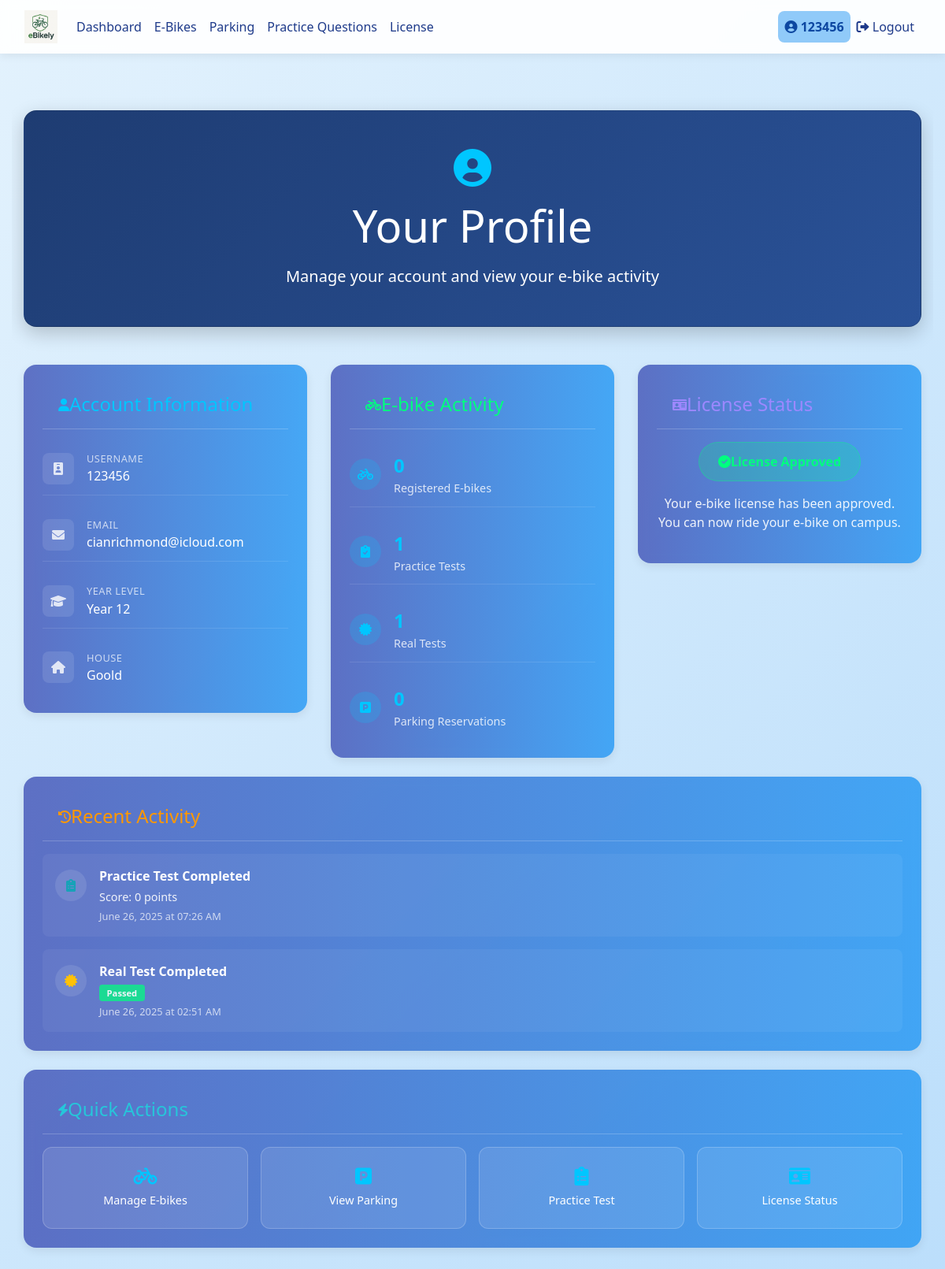
The page /profile (signed in) on the database as committed earlier.
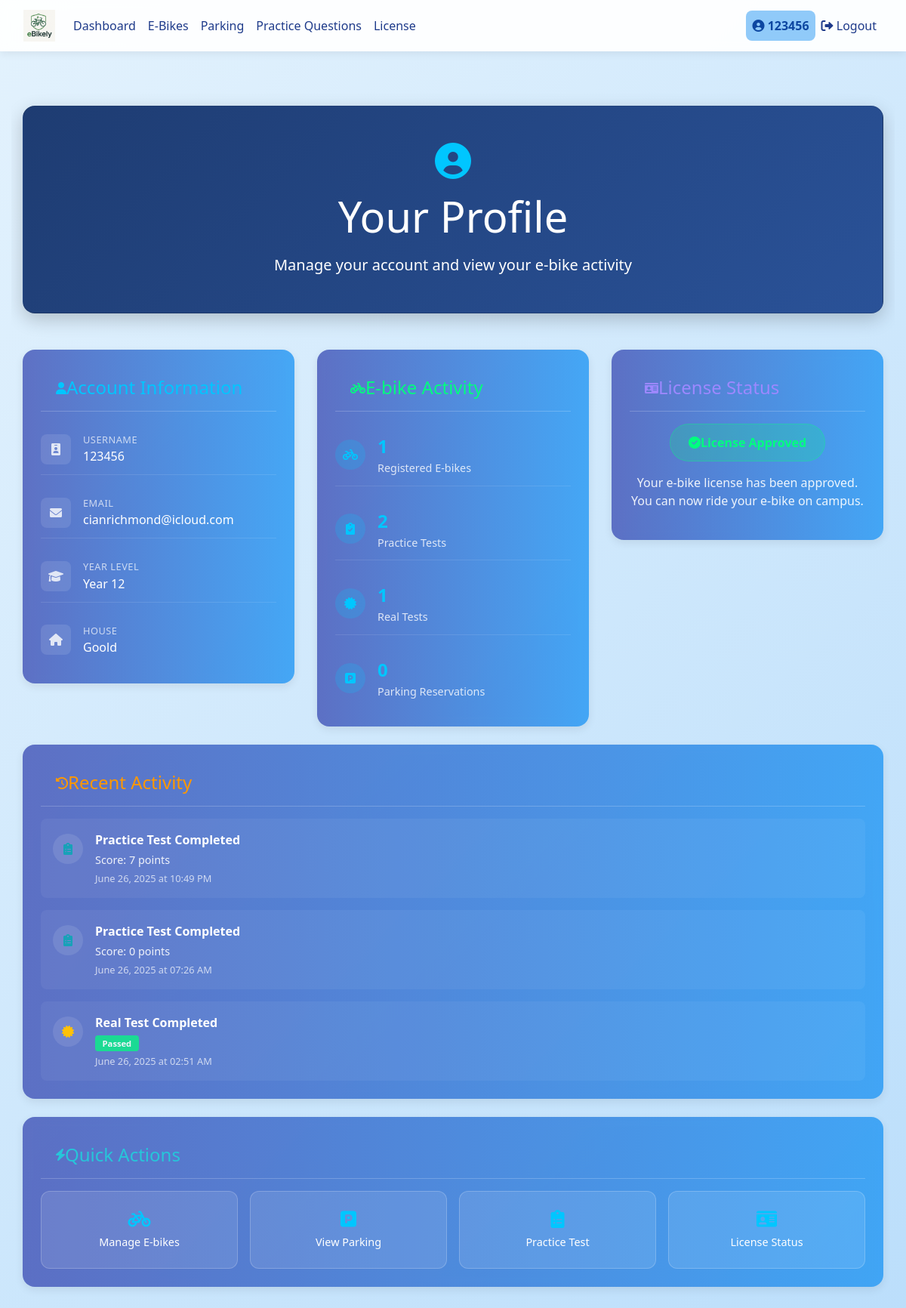
The same page on the database as committed later.
### database_setup.py (models this page shows)
class PracticeAttempt(Base):
    __tablename__ = 'practice_attempts'
    id = Column(Integer, primary_key=True)
    user_id = Column(Integer, ForeignKey('users.id'), nullable=False)
    test_id = Column(Integer, ForeignKey('practice_tests.id'), nullable=False)
    score = Column(Integer, nullable=False)
    attempt_date = Column(DateTime, default=datetime.utcnow)
    user = relationship('User', back_populates='practice_attempts')

### app.py (the view)
@app.route('/profile')
@login_required
def user_profile():
    session = SessionLocal()
    try:
        if current_user.role == 'teacher':
            return redirect(url_for('admin_user_profile'))
        user = session.query(User).options(
            joinedload(User.ebikes),
            joinedload(User.practice_attempts),
            joinedload(User.real_test_attempts),
            joinedload(User.reservations)
        ).filter_by(id=current_user.id).first()
        if not user:
            flash('User not found.', 'error')
            return redirect(url_for('dashboard'))
        return render_template('user_profile.html', user=user)
    finally:
        session.close()

### app.py (called while the page is built)
@login_manager.user_loader
def load_user(user_id):
    session = SessionLocal()
    user = session.query(User).get(int(user_id))
    session.close()
    return user

### templates/user_profile.html (shortened to what the changed rows need)
{% extends "base.html" %}
{% block content %}
<div class="container welcome-container">
  <div class="hero-section card text-white p-5 mb-5 fade-in">
    <div class="text-center">
      <h1 class="display-4 mb-3">Your Profile</h1>
    </div>
  </div>
  <div class="row g-4 slide-up-delay">
    <div class="col-lg-4 col-md-6">
      <div class="card feature-card p-4">
        <div class="stats-grid">
          <div class="stat-item">
            <div class="stat-info">
              <span class="stat-number">{{ user.ebikes|length }}</span>
              <span class="stat-label">Registered E-bikes</span>
            </div>
          </div>
          <div class="stat-item">
            <div class="stat-info">
              <span class="stat-number">
                {{ user.practice_attempts|length }}
              </span>
              <span class="stat-label">Practice Tests</span>
            </div>
          </div>
                {% set reservations_count = user.reservations|length %}
        </div>
      </div>
    </div>
  </div>
  <div class="row mt-4 slide-up-delay">
    <div class="col-12">
      <div class="card feature-card p-4">
        {% if user.practice_attempts or user.real_test_attempts %}
          <div class="activity-timeline">
            {% set all_attempts = [] %}
            {% for attempt in user.practice_attempts %}
              {% set _ = all_attempts.append({'type': 'practice', 'attempt': attempt}) %}
            {% endfor %}
            {% for attempt in user.real_test_attempts %}
              {% set _ = all_attempts.append({'type': 'real', 'attempt': attempt}) %}
            {% endfor %}
            {% set recent_attempts = all_attempts|sort(attribute='attempt.id', reverse=true) %}
            {% for item in recent_attempts %}
              {% if loop.index <= 5 %}
                <div class="activity-item">
                  <div class="activity-icon">
                    {% if item.type == 'practice' %}
                      <i class="fas fa-clipboard-list text-info"></i>
                    {% else %}
                      <i class="fas fa-certificate text-warning"></i>
                    {% endif %}
                  </div>
                  <div class="activity-content">
                    <div class="activity-title">
                      {{ item.type.title() }} Test Completed
                    </div>
                    <div class="activity-details">
                      {% if item.type == 'practice' %}
                        Score: {{ item.attempt.score }} points
                      {% else %}
                        {% if item.attempt.passed %}
                          <span class="badge bg-success ms-2">Passed</span>
                        {% else %}
                          <span class="badge bg-danger ms-2">Failed</span>
                        {% endif %}
                      {% endif %}
                    </div>
                    <div class="activity-time">
                      {{ item.attempt.attempt_date.strftime('%B %d, %Y at %I:%M %p') }}
                    </div>
                  </div>
                </div>
              {% endif %}
            {% endfor %}
          </div>
        {% else %}
          <div class="empty-state text-center py-4">
            <i class="fas fa-history fa-3x opacity-50 mb-3"></i>
            <h5>No Recent Activity</h5>
            <p class="opacity-75">Your test results and activities will appear here.</p>
          </div>
        {% endif %}
      </div>
    </div>
  </div>
</div>
<link rel="stylesheet" href="https://cdnjs.cloudflare.com/ajax/libs/font-awesome/6.0.0/css/all.min.css">
{% endblock %}

Rows that differ between the two databases and show on the page:
added PracticeAttempt: attempt.score "7", attempt.attempt_date "June 26, 2025 at 10:49 PM"
Other text that changed with them:
{{ user.ebikes|length }}: "0" → "1"
{{ user.practice_attempts|length }}: "1" → "2"
new list line: "Practice Test Completed Score: points"
